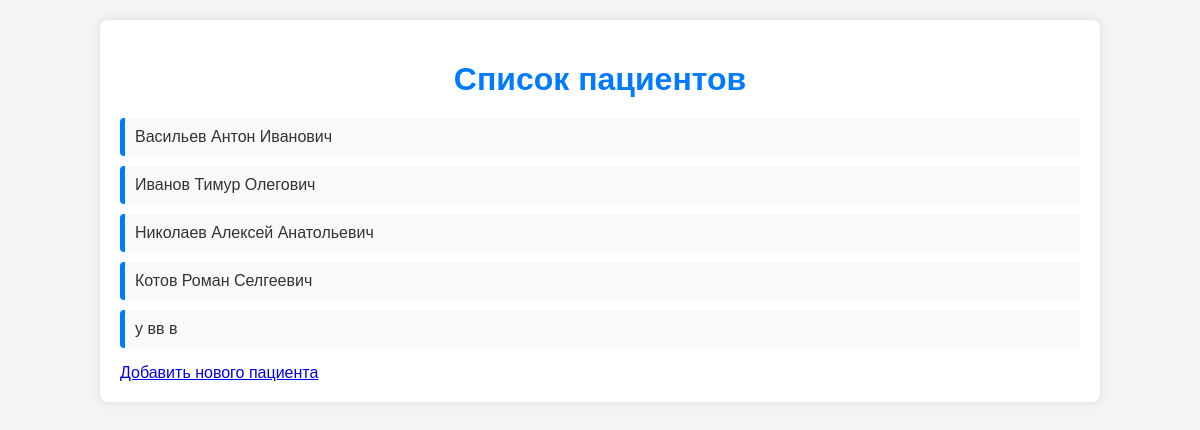
The app's page /patients/ with its own data.
### patientlist/models.py (models this page shows)
class Patient(models.Model):
    patient_id = models.AutoField(primary_key=True)
    last_name = models.CharField(max_length=100)
    first_name = models.CharField(max_length=100)
    middle_name = models.CharField(max_length=100)
    email = models.CharField(max_length=200)
    phone_number = models.CharField(max_length=20)
    def __str__(self):
        return f"{self.last_name} {self.first_name} {self.middle_name}"

### patientlist/views.py (the view)
# urls.py: path('patients/', views.patient_list, name='patient_list'),
def patient_list(request):
    patients = Patient.objects.all()
    return render(request, 'patient_List.html', {'patients': patients})

### hospital/templates/patient_list.html (shortened to what this page needs)
<!DOCTYPE html>
<html lang="en">
<head>
</head>
<body>
<div class="container">
<h1>Список пациентов</h1>
<ul>
    {% for patient in patients %}
        <li><a href="{% url 'patient_detail' patient.pk %}">{{ patient }}</a></li>
    {% endfor %}
</ul>
<a href="{% url 'patient_create' %}">Добавить нового пациента</a>
</div>
</body>
</html>

### hospital/templates/patient_list.html (style rules this page uses)
body { font-family: 'Arial', sans-serif; background-color: #f4f4f4; margin: 0; padding: 0; color: #333; }
.container { width: 80%; margin: 20px auto; background-color: #fff; padding: 20px; border-radius: 8px; box-shadow: 0 0 10px rgba(0, 0, 0, 0.1); }
h1 { color: #007bff; text-align: center; margin-bottom: 20px; }
ul { list-style: none; padding: 0; }
li { margin-bottom: 10px; padding: 10px; background-color: #f9f9f9; border-left: 5px solid #007bff; border-radius: 4px; transition: background-color 0.3s ease; }
li a { text-decoration: none; color: #333; display: block; }

### records on screen
Patient: last_name+first_name+middle_name "Васильев Антон Иванович"
Patient: last_name+first_name+middle_name "Иванов Тимур Олегович"
Patient: last_name+first_name+middle_name "Николаев Алексей Анатольевич"
Patient: last_name+first_name+middle_name "Котов Роман Селгеевич"
Patient: last_name+first_name+middle_name "у вв в"
